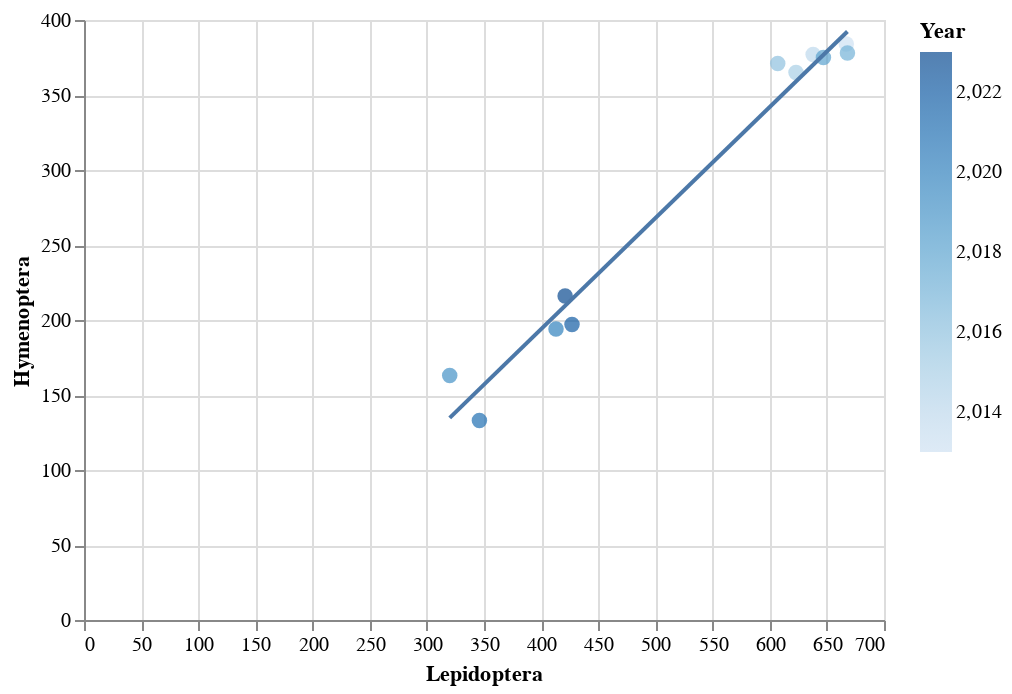

Write notebook code for a chart like this one.
### Code cell
#graph with regression line using df1

import altair as alt
df1 = df1[df1.Year != 'Year']
df1 = df1.astype({'Lepidoptera':'int', 'Hymenoptera':'int', 'Blattodea':'int', 'Colleoptera':'int'})
alt.Chart(df1).mark_circle(size=60).encode(
    x='Lepidoptera',
    y='Hymenoptera',
    color='Year'
).interactive() + alt.Chart(df1).transform_regression('Lepidoptera', 'Hymenoptera').mark_line().encode(
    x='Lepidoptera',
    y='Hymenoptera'
)

### Figure 1 — Vega-Lite specification as saved in the notebook (floating-point values rounded to 4 significant figures)
{"config": {"view": {"continuousWidth": 400, "continuousHeight": 300}}, "layer": [{"mark": {"type": "circle", "size": 60}, "encoding": {"color": {"field": "Year", "type": "quantitative"}, "x": {"field": "Lepidoptera", "type": "quantitative"}, "y": {"field": "Hymenoptera", "type": "quantitative"}}, "selection": {"selector013": {"type": "interval", "bind": "scales", "encodings": ["x", "y"]}}}, {"mark": "line", "encoding": {"x": {"field": "Lepidoptera", "type": "quantitative"}, "y": {"field": "Hymenoptera", "type": "quantitative"}}, "transform": [{"on": "Lepidoptera", "regression": "Hymenoptera"}]}], "data": {"name": "data-9cc3c8dda3daad6432e7b5616052e084"}, "$schema": "https://vega.github.io/schema/vega-lite/v4.17.0.json", "datasets": {"data-9cc3c8dda3daad6432e7b5616052e084": [{"Year": 2013, "Lepidoptera": 667, "Hymenoptera": 384, "Blattodea": 34, "Colleoptera": 71}, {"Year": 2014, "Lepidoptera": 638, "Hymenoptera": 377, "Blattodea": 31, "Colleoptera": 69}, {"Year": 2015, "Lepidoptera": 623, "Hymenoptera": 365, "Blattodea": 33, "Colleoptera": 77}, {"Year": 2016, "Lepidoptera": 607, "Hymenoptera": 371, "Blattodea": 39, "Colleoptera": 63}, {"Year": 2017, "Lepidoptera": 668, "Hymenoptera": 378, "Blattodea": 47, "Colleoptera": 66}, {"Year": 2018, "Lepidoptera": 647, "Hymenoptera": 375, "Blattodea": 51, "Colleoptera": 65}, {"Year": 2019, "Lepidoptera": 320, "Hymenoptera": 163, "Blattodea": 43, "Colleoptera": 53}, {"Year": 2020, "Lepidoptera": 413, "Hymenoptera": 194, "Blattodea": 54, "Colleoptera": 62}, {"Year": 2021, "Lepidoptera": 346, "Hymenoptera": 133, "Blattodea": 47, "Colleoptera": 54}, {"Year": 2022, "Lepidoptera": 427, "Hymenoptera": 197, "Blattodea": 63, "Colleoptera": 55}, {"Year": 2023, "Lepidoptera": 421, "Hymenoptera": 216, "Blattodea": 66, "Colleoptera": 55}]}}
